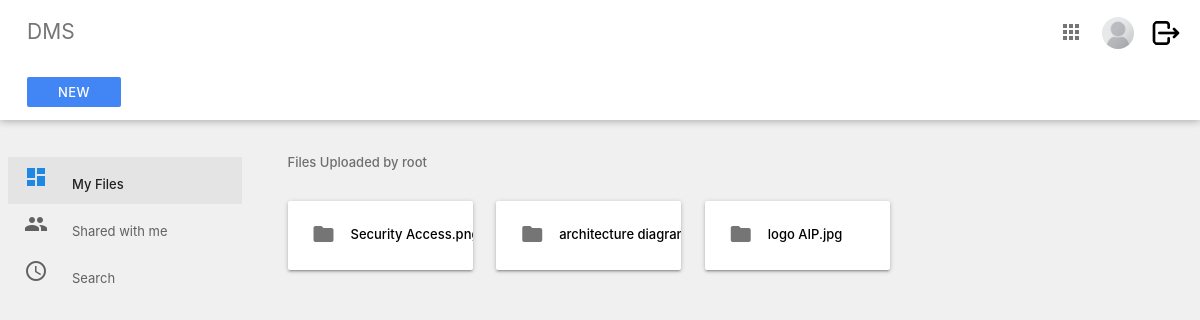
Page /index/ (signed in) on the committed database.
### Users/models.py (models this page shows, shortened)
class UserInfo(models.Model):
    groupchoices = models.TextChoices('groupchoices', 'management accounting sales tech')
    user = models.OneToOneField(User,
                                on_delete=models.CASCADE,
                                null=True,
                                blank=True)
    name = models.CharField(max_length=200, null=True)
    email = models.EmailField(max_length=200,null=True)
    image = models.ImageField(null=True, upload_to='profile_pics/')
    active = models.BooleanField(default=True)
    priv_level = models.IntegerField(default=3)
    group = models.CharField(max_length=100,
                             default='tech',
                             choices=groupchoices.choices)

### System/models.py (models this page shows, shortened)
class Files(models.Model):
    groupchoices = models.TextChoices('groupchoices', 'management all accounting sales tech')
    name = models.CharField(max_length=100)
    org_name = models.CharField(max_length=100, blank=True, null=True)
    extension = models.CharField(max_length=10, blank=True, null=True)
    file = models.FileField(upload_to='files/')
    group = models.CharField(max_length=100,
                             default='all',
                             choices=groupchoices.choices)
    uploaded_by = models.ForeignKey(User, on_delete=models.SET_NULL, null=True, blank=True)
    version = models.IntegerField(default='1')
    active = models.BooleanField(default=True)
    created_at = models.DateTimeField(auto_now_add=True)
    new_version = models.BooleanField(default=False)
    @property
    def fileURL(self):
        try:
            url = self.file.url
        except:
            url = None
        return url

class Version_control(models.Model):
    groupchoices = models.TextChoices('groupchoices', 'management all accounting sales tech')
    name = models.CharField(max_length=100)
    file = models.FileField(upload_to='files/version/')
    org_name = models.CharField(max_length=100, blank=True, null=True)
    extension = models.CharField(max_length=10, blank=True, null=True)
    version = models.IntegerField(default='2')
    prev_version = models.ForeignKey(Files, on_delete=models.SET_NULL, null=True, blank=True)
    pre_ver_control = models.ForeignKey('self', on_delete=models.SET_NULL, null=True, blank=True)
    group = models.CharField(max_length=100,
                             default='all',
                             choices=groupchoices.choices)
    uploaded_by = models.ForeignKey(User, on_delete=models.SET_NULL, null=True, blank=True)
    created_at = models.DateTimeField(auto_now_add=True)
    new_version = models.BooleanField(default=False)
    @property
    def fileURL(self):
        try:
            url = self.file.url
        except:
            url = None
        return url

### System/views.py (the view)
# urls.py: path('index/', include("System.urls")),
@login_required(login_url='login')
def index(request):
    user = UserInfo.objects.get(user=request.user)
    files = Files.objects.filter(uploaded_by=request.user, new_version=False)
    new_ver = Version_control.objects.filter(uploaded_by=request.user, new_version=False)
    if new_ver.count() > 0:
        context = {'data1': new_ver, 'index':'index', 'user':user}
    if files.count() > 0:
        context = {'data': files, 'index':'index', 'user':user}
    if new_ver.count() > 0 and files.count() > 0:
         context = {'data': files, 'data1':new_ver, 'index':'index', 'user':user}
    return render(request, 'dms/index.html', context)

### template/dms/index.html (shortened to what this page needs)
{% extends  'dms/section/main.html'%}
{% load static %}
{% block content %}
    <div class="main">
      <div class="container-fluid">
        <p class="subheader">Files Uploaded by {{request.user}}</p>
        {% if data %}
        {% for d in data %}
        <div class="card-panel folder">
          <a href="{{d.fileURL}}" download="{{d.org_name}}.{{d.extension}}">
            <i class=" material-icons left">folder</i>
          </a>
          <div class="tooltip"><a href="{{d.fileURL}}" style="text-decoration: none;color: black; overflow: hidden;" onMouseOver="this.style.color='blue'"
            onMouseOut="this.style.color='black'">{{d.org_name}}.{{d.extension}}
           </a> <span class="tooltiptext">Version : {{d.version}}</span>
          </div>
        </div>
        {%endfor%}
        {%endif%}
        {% if data1 %}
        {% for d in data1 %}
        <div class="card-panel folder">
          <a href="{{d.fileURL}}" download="{{d.org_name}}.{{d.extension}}">
            <i class=" material-icons left">folder</i>
          </a>
          <div class="tooltip"><a href="{{d.fileURL}}" style="text-decoration: none;color: black; overflow: hidden;" onMouseOver="this.style.color='blue'"
            onMouseOut="this.style.color='black'">{{d.org_name}}.{{d.extension}}
           </a> <span class="tooltiptext">Version : {{d.version}}</span>
          </div>
        </div>
        {%endfor%}
        {%endif%}
      </div>
    </div>
    {% endblock %}

### template/dms/section/nav.html (shortened to what this page needs)
{%load static%}
<div class="navbar-fixed">
    <nav class="nav-extended white">
      <div class="nav-wrapper white">
        <ul>
          <li>
            <a href="{% url 'index' %}" class="title grey-text text-darken-1"
              >DMS</a
            >
          </li>
        </ul>
        <ul class="right">
          <li>
            <a href="#!"
              ><i class="material-icons grey-text text-darken-1">apps</i></a
            >
          </li>
          <li>
            <a href="{% url 'edit'%}"
              ><img src="{{ user.image.url }}" alt="profile pic" class="circle"
            /></a>
          </li>
          <li>
            <a href="{% url 'logout'%}"
              ><img src="{% static 'media/logout.png'%}" alt="profile pic" class="circle"
            /></a>
          </li>
        </ul>
      </div>
      <div class="nav-wrapper nav-2">
        <ul>
          <li>
            <a
              href="{% url 'upload' %}"
              class="waves-effect waves-light btn btn-flat white-text"
              >New</a
            >
          </li>
        </ul>
      </div>
    </nav>
  </div>
  <ul class="side-nav fixed floating transparent z-depth-0">
    <li {% if index %}class="active" {%endif%}>
      <a href="{% url 'index' %}"
        ><i class="material-icons blue-text text-darken-1">dashboard</i>My
        Files{{active}}</a
      >
    </li>
    <li {% if shared %}class="active" {%endif%}>
      <a href="{% url 'shared' %}"><i class="material-icons">people</i>Shared with me</a>
    </li>
    <li {% if search %}class="active" {%endif%}>
      <a href="{%url 'search'%}"><i class="material-icons">access_time</i>Search</a>
    </li>
  </ul>

### static/css/main.css (style rules this page uses)
body { background-color: #f0f0f0; font-size: 13px; }
.container-fluid { padding: 1rem 2.5rem; margin: auto; }
.main { position: absolute; width: calc(100% - 250px); top: 125px; margin-left: 250px; }
.subheader { color: rgba(0, 0, 0, 0.54); font-weight: 500; }
nav { box-shadow: 0 1px 8px rgba(0, 0, 0, 0.3); }
nav ul li { text-align: center; }
nav ul.right { padding-right: 12px; }
nav ul.right li { max-width: 48px; }
nav ul a { padding-right: 0 12px; }
nav ul a img { height: 32px; width: 32px; vertical-align: middle; margin-left: -5px; }
.nav-wrapper { padding-left: 12px; }
.nav-wrapper .title { font-size: 1.4rem; }
.nav-wrapper .btn-flat { background-color: #4285f4 !important; font-size: 13px; font-weight: 500; height: 30px; line-height: 30px; width: 94px; }
.nav-2, .nav-2 i { height: 56px !important; line-height: 56px !important; min-height: 56px !important; }
.side-nav.floating { width: 250px; padding: 85px 8px 0 !important; height: calc(100% - 130px); left: initial; right: initial; top: 125px; transform: initial; z-index: auto; margin: 0.5rem 0 1rem 0; border-radius: 2px; background: transparent; box-shadow: none; }
.side-nav .active { background-color: rgba(0, 0, 0, 0.05); }
.side-nav .active a { color: #212121; font-weight: 500; }
.side-nav li a, .side-nav li a i.material-icons { height: 40px; line-height: 40px; }
.side-nav li a i.material-icons { margin-right: 24px; }
.side-nav li a { padding: 0 16px; font-weight: normal; font-size: 13px; color: #616161; }
.folder { width: 185px; display: inline-block; margin: 15px 20px 15px 0; font-weight: 500; overflow: hidden; text-overflow: ellipsis; white-space: nowrap; }
.folder i { color: rgba(0, 0, 0, 0.54); margin-top: -3px; }

### template/dms/index.html (style rules this page uses)
.tooltip { position: relative; display: inline-block; }

### rows in the picture
UserInfo: image (placeholder picture)
Files: org_name "Security Acc…"
Version_control: org_name "architecture…"
Version_control: org_name "logo AIP", extension "jpg"

### other values in the picture
{{ request.user }} "root"
